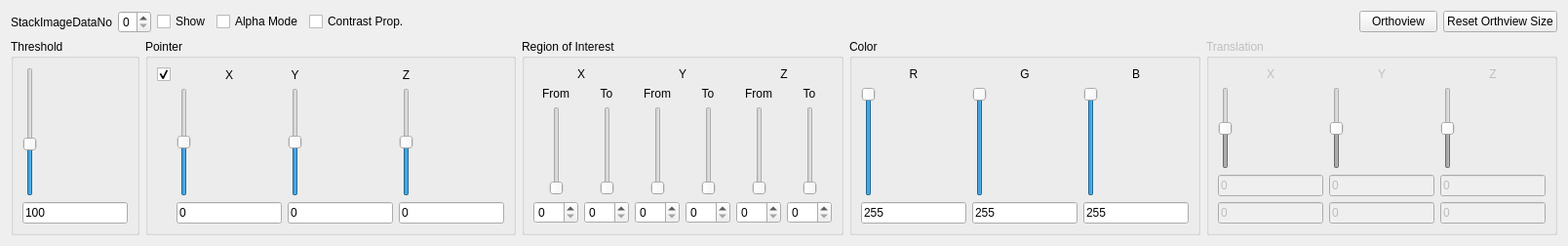
     <widget class="QWidget" name="TabViewControl">
      <attribute name="title">
       <string>View Control</string>
      </attribute>
      <layout class="QGridLayout" name="gridLayout_3">
       <item row="0" column="0">
        <layout class="QHBoxLayout" name="HorizontalLayoutViewControlUpper">
         <item>
          <layout class="QHBoxLayout" name="HorizontalLayoutViewControlUpperShow">
           <item>
            <widget class="QLabel" name="LabelViewControlDataNo">
             <property name="text">
              <string>StackImageDataNo</string>
             </property>
            </widget>
           </item>
           <item>
            <widget class="QSpinBox" name="SpinBoxViewControlDataNo">
             <property name="maximum">
              <number>9</number>
             </property>
            </widget>
           </item>
           <item>
            <widget class="QCheckBox" name="CheckBoxViewControlShow">
             <property name="text">
              <string>Show</string>
             </property>
            </widget>
           </item>
           <item>
            <widget class="QCheckBox" name="CheckBoxViewControlAlphaMode">
             <property name="text">
              <string>Alpha Mode</string>
             </property>
            </widget>
           </item>
           <item>
            <widget class="QCheckBox" name="CheckBoxViewControlLCR">
             <property name="text">
              <string>Contrast Prop.</string>
             </property>
            </widget>
           </item>
          </layout>
         </item>
         <item>
          <spacer name="HorizontalSpacerViewControlUpper">
           <property name="orientation">
            <enum>Qt::Horizontal</enum>
           </property>
           <property name="sizeHint" stdset="0">
            <size>
             <width>40</width>
             <height>20</height>
            </size>
           </property>
          </spacer>
         </item>
         <item>
          <widget class="QPushButton" name="PushButtonViewControlOrthoView">
           <property name="text">
            <string>Orthoview</string>
           </property>
          </widget>
         </item>
         <item>
          <widget class="QPushButton" name="PushButtonViewControlResetOrthoViewSize">
           <property name="text">
            <string>Reset Orthview Size</string>
           </property>
          </widget>
         </item>
        </layout>
       </item>
       <item row="1" column="0">
        <layout class="QHBoxLayout" name="HorizontalLayoutViewControlMain">
         <item>
          <widget class="QGroupBox" name="GroupBoxViewControlThreshold">
           <property name="sizePolicy">
            <sizepolicy hsizetype="MinimumExpanding" vsizetype="MinimumExpanding">
             <horstretch>0</horstretch>
             <verstretch>0</verstretch>
            </sizepolicy>
           </property>
           <property name="minimumSize">
            <size>
             <width>80</width>
             <height>150</height>
            </size>
           </property>
           <property name="title">
            <string>Threshold</string>
           </property>
           <property name="flat">
            <bool>false</bool>
           </property>
           <layout class="QGridLayout" name="gridLayout_8">
            <item row="0" column="0">
             <widget class="QSlider" name="VerticalSliderViewControlThreshold">
              <property name="sizePolicy">
               <sizepolicy hsizetype="Fixed" vsizetype="MinimumExpanding">
                <horstretch>0</horstretch>
                <verstretch>5</verstretch>
               </sizepolicy>
              </property>
              <property name="minimumSize">
               <size>
                <width>0</width>
                <height>50</height>
               </size>
              </property>
              <property name="maximum">
               <number>255</number>
              </property>
              <property name="value">
               <number>100</number>
              </property>
              <property name="orientation">
               <enum>Qt::Vertical</enum>
              </property>
             </widget>
            </item>
            <item row="1" column="0">
             <widget class="QLineEdit" name="LineEditViewControlThreshold">
              <property name="sizePolicy">
               <sizepolicy hsizetype="MinimumExpanding" vsizetype="Fixed">
                <horstretch>0</horstretch>
                <verstretch>0</verstretch>
               </sizepolicy>
              </property>
              <property name="minimumSize">
               <size>
                <width>40</width>
                <height>0</height>
               </size>
              </property>
              <property name="text">
               <string>100</string>
              </property>
             </widget>
            </item>
           </layout>
          </widget>
         </item>
         <item>
          <widget class="QGroupBox" name="GroupBoxViewControlPointer">
           <property name="minimumSize">
            <size>
             <width>190</width>
             <height>150</height>
            </size>
           </property>
           <property name="title">
            <string>Pointer</string>
           </property>
           <property name="flat">
            <bool>false</bool>
           </property>
           <layout class="QGridLayout" name="gridLayout_9">
            <item row="0" column="1">
             <widget class="QLabel" name="LabelViewControlPointerX">
              <property name="text">
               <string>X</string>
              </property>
              <property name="alignment">
               <set>Qt::AlignCenter</set>
              </property>
             </widget>
            </item>
            <item row="0" column="2">
             <widget class="QLabel" name="LabelViewControlPointerY">
              <property name="text">
               <string>Y</string>
              </property>
              <property name="alignment">
               <set>Qt::AlignCenter</set>
              </property>
             </widget>
            </item>
            <item row="0" column="3" colspan="2">
             <widget class="QLabel" name="LabelViewControlPointerZ">
              <property name="text">
               <string>Z</string>
              </property>
              <property name="alignment">
               <set>Qt::AlignCenter</set>
              </property>
             </widget>
            </item>
            <item row="1" column="1">
             <widget class="QSlider" name="VerticalSliderViewControlPointerXum">
              <property name="minimum">
               <number>-300</number>
              </property>
              <property name="maximum">
               <number>300</number>
              </property>
              <property name="pageStep">
               <number>1</number>
              </property>
              <property name="orientation">
               <enum>Qt::Vertical</enum>
              </property>
             </widget>
            </item>
            <item row="1" column="2">
             <widget class="QSlider" name="VerticalSliderViewControlPointerYum">
              <property name="minimum">
               <number>-300</number>
              </property>
              <property name="maximum">
               <number>300</number>
              </property>
              <property name="pageStep">
               <number>1</number>
              </property>
              <property name="orientation">
               <enum>Qt::Vertical</enum>
              </property>
             </widget>
            </item>
            <item row="1" column="4">
             <widget class="QSlider" name="VerticalSliderViewControlPointerZum">
              <property name="minimum">
               <number>-300</number>
              </property>
              <property name="maximum">
               <number>300</number>
              </property>
              <property name="pageStep">
               <number>1</number>
              </property>
              <property name="orientation">
               <enum>Qt::Vertical</enum>
              </property>
             </widget>
            </item>
            <item row="2" column="1">
             <widget class="QLineEdit" name="LineEditViewControlPointerXum">
              <property name="text">
               <string>0</string>
              </property>
             </widget>
            </item>
            <item row="2" column="2" colspan="2">
             <widget class="QLineEdit" name="LineEditViewControlPointerYum">
              <property name="text">
               <string>0</string>
              </property>
             </widget>
            </item>
            <item row="2" column="4">
             <widget class="QLineEdit" name="LineEditViewControlPointerZum">
              <property name="text">
               <string>0</string>
              </property>
             </widget>
            </item>
            <item row="0" column="0">
             <widget class="QCheckBox" name="CheckBoxViewControlPointer">
              <property name="text">
               <string/>
              </property>
              <property name="checked">
               <bool>true</bool>
              </property>
             </widget>
            </item>
           </layout>
          </widget>
         </item>
         <item>
          <widget class="QGroupBox" name="GroupBoxViewControlROI">
           <property name="sizePolicy">
            <sizepolicy hsizetype="MinimumExpanding" vsizetype="MinimumExpanding">
             <horstretch>0</horstretch>
             <verstretch>0</verstretch>
            </sizepolicy>
           </property>
           <property name="minimumSize">
            <size>
             <width>330</width>
             <height>150</height>
            </size>
           </property>
           <property name="title">
            <string>Region of Interest</string>
           </property>
           <property name="flat">
            <bool>false</bool>
           </property>
           <layout class="QGridLayout" name="gridLayout_10">
            <item row="0" column="0">
             <layout class="QHBoxLayout" name="HorizontalLayoutViewControlROI">
              <item>
               <layout class="QVBoxLayout" name="VerticalLayoutViewControlROIX">
                <item>
                 <widget class="QLabel" name="LabelViewControlROIX">
                  <property name="text">
                   <string>X</string>
                  </property>
                  <property name="alignment">
                   <set>Qt::AlignCenter</set>
                  </property>
                 </widget>
                </item>
                <item>
                 <layout class="QGridLayout" name="GridLayoutViewControlROIX">
                  <item row="2" column="0">
                   <widget class="QSpinBox" name="SpinBoxViewControlROIXFrom"/>
                  </item>
                  <item row="2" column="1">
                   <widget class="QSpinBox" name="SpinBoxViewControlROIXTo"/>
                  </item>
                  <item row="1" column="0">
                   <layout class="QHBoxLayout" name="HorizontalLayoutViewControlROIXFrom">
                    <item>
                     <spacer name="HorizontalSpacerViewControlROIXFrom1">
                      <property name="orientation">
                       <enum>Qt::Horizontal</enum>
                      </property>
                      <property name="sizeHint" stdset="0">
                       <size>
                        <width>0</width>
                        <height>20</height>
                       </size>
                      </property>
                     </spacer>
                    </item>
                    <item>
                     <widget class="QSlider" name="VerticalSliderViewControlROIXFrom">
                      <property name="orientation">
                       <enum>Qt::Vertical</enum>
                      </property>
                     </widget>
                    </item>
                    <item>
                     <spacer name="HorizontalSpacerViewControlROIXFrom2">
                      <property name="orientation">
                       <enum>Qt::Horizontal</enum>
                      </property>
                      <property name="sizeHint" stdset="0">
                       <size>
                        <width>0</width>
                        <height>20</height>
                       </size>
                      </property>
                     </spacer>
                    </item>
                   </layout>
                  </item>
                  <item row="1" column="1">
                   <layout class="QHBoxLayout" name="HorizontalLayoutViewControlROIXTo">
                    <item>
                     <spacer name="HorizontalSpacerViewControlROIXTo1">
                      <property name="orientation">
                       <enum>Qt::Horizontal</enum>
                      </property>
                      <property name="sizeHint" stdset="0">
                       <size>
                        <width>0</width>
                        <height>20</height>
                       </size>
                      </property>
                     </spacer>
                    </item>
                    <item>
                     <widget class="QSlider" name="VerticalSliderViewControlROIXTo">
                      <property name="orientation">
                       <enum>Qt::Vertical</enum>
                      </property>
                     </widget>
                    </item>
                    <item>
                     <spacer name="HorizontalSpacerViewControlROIXTo2">
                      <property name="orientation">
                       <enum>Qt::Horizontal</enum>
                      </property>
                      <property name="sizeHint" stdset="0">
                       <size>
                        <width>0</width>
                        <height>20</height>
                       </size>
                      </property>
                     </spacer>
                    </item>
                   </layout>
                  </item>
                  <item row="0" column="0">
                   <widget class="QLabel" name="LabelViewControlROIXFrom">
                    <property name="text">
                     <string>From</string>
                    </property>
                    <property name="alignment">
                     <set>Qt::AlignCenter</set>
                    </property>
                   </widget>
                  </item>
                  <item row="0" column="1">
                   <widget class="QLabel" name="LabelViewControlROIXTo">
                    <property name="text">
                     <string>To</string>
                    </property>
                    <property name="alignment">
                     <set>Qt::AlignCenter</set>
                    </property>
                   </widget>
                  </item>
                 </layout>
                </item>
               </layout>
              </item>
              <item>
               <layout class="QVBoxLayout" name="VerticalLayoutViewControlROIY">
                <item>
                 <widget class="QLabel" name="LabelViewControlROIY">
                  <property name="text">
                   <string>Y</string>
                  </property>
                  <property name="alignment">
                   <set>Qt::AlignCenter</set>
                  </property>
                 </widget>
                </item>
                <item>
                 <layout class="QGridLayout" name="GridLayoutViewControlROIY">
                  <item row="2" column="0">
                   <widget class="QSpinBox" name="SpinBoxViewControlROIYFrom"/>
                  </item>
                  <item row="2" column="1">
                   <widget class="QSpinBox" name="SpinBoxViewControlROIYTo"/>
                  </item>
                  <item row="1" column="0">
                   <layout class="QHBoxLayout" name="HorizontalLayoutViewControlROIYFrom">
                    <item>
                     <spacer name="HorizontalSpacerViewControlROIYFrom1">
                      <property name="orientation">
                       <enum>Qt::Horizontal</enum>
                      </property>
                      <property name="sizeHint" stdset="0">
                       <size>
                        <width>0</width>
                        <height>20</height>
                       </size>
                      </property>
                     </spacer>
                    </item>
                    <item>
                     <widget class="QSlider" name="VerticalSliderViewControlROIYFrom">
                      <property name="orientation">
                       <enum>Qt::Vertical</enum>
                      </property>
                     </widget>
                    </item>
                    <item>
                     <spacer name="HorizontalSpacerViewControlROIYFrom2">
                      <property name="orientation">
                       <enum>Qt::Horizontal</enum>
                      </property>
                      <property name="sizeHint" stdset="0">
                       <size>
                        <width>0</width>
                        <height>20</height>
                       </size>
                      </property>
                     </spacer>
                    </item>
                   </layout>
                  </item>
                  <item row="1" column="1">
                   <layout class="QHBoxLayout" name="HorizontalLayoutViewControlROIYTo">
                    <item>
                     <spacer name="HorizontalSpacerViewControlROIYTo1">
                      <property name="orientation">
                       <enum>Qt::Horizontal</enum>
                      </property>
                      <property name="sizeHint" stdset="0">
                       <size>
                        <width>0</width>
                        <height>20</height>
                       </size>
                      </property>
                     </spacer>
                    </item>
                    <item>
                     <widget class="QSlider" name="VerticalSliderViewControlROIYTo">
                      <property name="orientation">
                       <enum>Qt::Vertical</enum>
                      </property>
                     </widget>
                    </item>
                    <item>
                     <spacer name="HorizontalSpacerViewControlROIYTo2">
                      <property name="orientation">
                       <enum>Qt::Horizontal</enum>
                      </property>
                      <property name="sizeHint" stdset="0">
                       <size>
                        <width>0</width>
                        <height>20</height>
                       </size>
                      </property>
                     </spacer>
                    </item>
                   </layout>
                  </item>
                  <item row="0" column="0">
                   <widget class="QLabel" name="LabelViewControlROIYFrom">
                    <property name="text">
                     <string>From</string>
                    </property>
                    <property name="alignment">
                     <set>Qt::AlignCenter</set>
                    </property>
                   </widget>
                  </item>
                  <item row="0" column="1">
                   <widget class="QLabel" name="LabelViewControlROIYTo">
                    <property name="text">
                     <string>To</string>
                    </property>
                    <property name="alignment">
                     <set>Qt::AlignCenter</set>
                    </property>
                   </widget>
                  </item>
                 </layout>
                </item>
               </layout>
              </item>
              <item>
               <layout class="QVBoxLayout" name="VerticalLayoutViewControlROIZ">
                <item>
                 <widget class="QLabel" name="LabelViewControlROIZ">
                  <property name="text">
                   <string>Z</string>
                  </property>
                  <property name="alignment">
                   <set>Qt::AlignCenter</set>
                  </property>
                 </widget>
                </item>
                <item>
                 <layout class="QGridLayout" name="GridLayoutViewControlROIZ">
                  <item row="2" column="0">
                   <widget class="QSpinBox" name="SpinBoxViewControlROIZFrom"/>
                  </item>
                  <item row="2" column="1">
                   <widget class="QSpinBox" name="SpinBoxViewControlROIZTo"/>
                  </item>
                  <item row="1" column="0">
                   <layout class="QHBoxLayout" name="VorizontalLayoutViewControlROIZFrom">
                    <item>
                     <spacer name="HorizontalSpacerViewControlROIZFrom1">
                      <property name="orientation">
                       <enum>Qt::Horizontal</enum>
                      </property>
                      <property name="sizeHint" stdset="0">
                       <size>
                        <width>0</width>
                        <height>20</height>
                       </size>
                      </property>
                     </spacer>
                    </item>
                    <item>
                     <widget class="QSlider" name="VerticalSliderViewControlROIZFrom">
                      <property name="orientation">
                       <enum>Qt::Vertical</enum>
                      </property>
                     </widget>
                    </item>
                    <item>
                     <spacer name="HorizontalSpacerViewControlROIZFrom2">
                      <property name="orientation">
                       <enum>Qt::Horizontal</enum>
                      </property>
                      <property name="sizeHint" stdset="0">
                       <size>
                        <width>0</width>
                        <height>20</height>
                       </size>
                      </property>
                     </spacer>
                    </item>
                   </layout>
                  </item>
                  <item row="1" column="1">
                   <layout class="QHBoxLayout" name="HorizontalLayoutViewControlROIZTo">
                    <item>
                     <spacer name="HorizontalSpacerViewControlROIZTo1">
                      <property name="orientation">
                       <enum>Qt::Horizontal</enum>
                      </property>
                      <property name="sizeHint" stdset="0">
                       <size>
                        <width>0</width>
                        <height>20</height>
                       </size>
                      </property>
                     </spacer>
                    </item>
                    <item>
                     <widget class="QSlider" name="VerticalSliderViewControlROIZTo">
                      <property name="orientation">
                       <enum>Qt::Vertical</enum>
                      </property>
                     </widget>
                    </item>
                    <item>
                     <spacer name="HorizontalSpacerViewControlROIZTo2">
                      <property name="orientation">
                       <enum>Qt::Horizontal</enum>
                      </property>
                      <property name="sizeHint" stdset="0">
                       <size>
                        <width>0</width>
                        <height>20</height>
                       </size>
                      </property>
                     </spacer>
                    </item>
                   </layout>
                  </item>
                  <item row="0" column="0">
                   <widget class="QLabel" name="LabelViewControlROIZFrom">
                    <property name="text">
                     <string>From</string>
                    </property>
                    <property name="alignment">
                     <set>Qt::AlignCenter</set>
                    </property>
                   </widget>
                  </item>
                  <item row="0" column="1">
                   <widget class="QLabel" name="LabelViewControlROIZTo">
                    <property name="text">
                     <string>To</string>
                    </property>
                    <property name="alignment">
                     <set>Qt::AlignCenter</set>
                    </property>
                   </widget>
                  </item>
                 </layout>
                </item>
               </layout>
              </item>
             </layout>
            </item>
           </layout>
          </widget>
         </item>
         <item>
          <widget class="QGroupBox" name="GroupBoxViewControlColor">
           <property name="enabled">
            <bool>true</bool>
           </property>
           <property name="minimumSize">
            <size>
             <width>30</width>
             <height>150</height>
            </size>
           </property>
           <property name="title">
            <string>Color</string>
           </property>
           <property name="flat">
            <bool>false</bool>
           </property>
           <layout class="QGridLayout" name="gridLayout_2">
            <item row="0" column="0">
             <widget class="QLabel" name="LabelViewControlColorR">
              <property name="text">
               <string>R</string>
              </property>
              <property name="alignment">
               <set>Qt::AlignCenter</set>
              </property>
             </widget>
            </item>
            <item row="0" column="1">
             <widget class="QLabel" name="LabelViewControlColorG">
              <property name="text">
               <string>G</string>
              </property>
              <property name="alignment">
               <set>Qt::AlignCenter</set>
              </property>
             </widget>
            </item>
            <item row="0" column="2">
             <widget class="QLabel" name="LabelViewControlColorB">
              <property name="text">
               <string>B</string>
              </property>
              <property name="alignment">
               <set>Qt::AlignCenter</set>
              </property>
             </widget>
            </item>
            <item row="1" column="0">
             <widget class="QSlider" name="VerticalSliderViewControlColorR">
              <property name="minimum">
               <number>0</number>
              </property>
              <property name="maximum">
               <number>255</number>
              </property>
              <property name="value">
               <number>255</number>
              </property>
              <property name="orientation">
               <enum>Qt::Vertical</enum>
              </property>
             </widget>
            </item>
            <item row="1" column="1">
             <widget class="QSlider" name="VerticalSliderViewControlColorG">
              <property name="minimum">
               <number>0</number>
              </property>
              <property name="maximum">
               <number>255</number>
              </property>
              <property name="value">
               <number>255</number>
              </property>
              <property name="orientation">
               <enum>Qt::Vertical</enum>
              </property>
             </widget>
            </item>
            <item row="1" column="2">
             <widget class="QSlider" name="VerticalSliderViewControlColorB">
              <property name="minimum">
               <number>0</number>
              </property>
              <property name="maximum">
               <number>255</number>
              </property>
              <property name="value">
               <number>255</number>
              </property>
              <property name="orientation">
               <enum>Qt::Vertical</enum>
              </property>
             </widget>
            </item>
            <item row="2" column="0">
             <widget class="QLineEdit" name="LineEditViewControlColorR">
              <property name="text">
               <string>255</string>
              </property>
              <property name="maxLength">
               <number>3</number>
              </property>
             </widget>
            </item>
            <item row="2" column="1">
             <widget class="QLineEdit" name="LineEditViewControlColorG">
              <property name="text">
               <string>255</string>
              </property>
              <property name="maxLength">
               <number>3</number>
              </property>
             </widget>
            </item>
            <item row="2" column="2">
             <widget class="QLineEdit" name="LineEditViewControlColorB">
              <property name="text">
               <string>255</string>
              </property>
              <property name="maxLength">
               <number>3</number>
              </property>
             </widget>
            </item>
           </layout>
          </widget>
         </item>
         <item>
          <widget class="QGroupBox" name="GroupBoxViewControlTranslation">
           <property name="enabled">
            <bool>false</bool>
           </property>
           <property name="minimumSize">
            <size>
             <width>30</width>
             <height>150</height>
            </size>
           </property>
           <property name="title">
            <string>Translation</string>
           </property>
           <property name="flat">
            <bool>false</bool>
           </property>
           <layout class="QGridLayout" name="gridLayout">
            <item row="0" column="0">
             <widget class="QLabel" name="LabelViewControlTranslationX">
              <property name="text">
               <string>X</string>
              </property>
              <property name="alignment">
               <set>Qt::AlignCenter</set>
              </property>
             </widget>
            </item>
            <item row="0" column="1">
             <widget class="QLabel" name="LabelViewControlTranslationY">
              <property name="text">
               <string>Y</string>
              </property>
              <property name="alignment">
               <set>Qt::AlignCenter</set>
              </property>
             </widget>
            </item>
            <item row="0" column="2">
             <widget class="QLabel" name="LabelViewControlTranslationZ">
              <property name="text">
               <string>Z</string>
              </property>
              <property name="alignment">
               <set>Qt::AlignCenter</set>
              </property>
             </widget>
            </item>
            <item row="1" column="0">
             <widget class="QSlider" name="VerticalSliderViewControlTranslationX">
              <property name="minimum">
               <number>-300</number>
              </property>
              <property name="maximum">
               <number>300</number>
              </property>
              <property name="orientation">
               <enum>Qt::Vertical</enum>
              </property>
             </widget>
            </item>
            <item row="1" column="1">
             <widget class="QSlider" name="VerticalSliderViewControlTranslationY">
              <property name="minimum">
               <number>-300</number>
              </property>
              <property name="maximum">
               <number>300</number>
              </property>
              <property name="orientation">
               <enum>Qt::Vertical</enum>
              </property>
             </widget>
            </item>
            <item row="1" column="2">
             <widget class="QSlider" name="VerticalSliderViewControlTranslationZ">
              <property name="minimum">
               <number>-300</number>
              </property>
              <property name="maximum">
               <number>300</number>
              </property>
              <property name="orientation">
               <enum>Qt::Vertical</enum>
              </property>
             </widget>
            </item>
            <item row="2" column="1">
             <widget class="QLineEdit" name="LineEditViewControlTranslationY">
              <property name="text">
               <string>0</string>
              </property>
             </widget>
            </item>
            <item row="2" column="2">
             <widget class="QLineEdit" name="LineEditViewControlTranslationZ">
              <property name="text">
               <string>0</string>
              </property>
             </widget>
            </item>
            <item row="3" column="0">
             <widget class="QLineEdit" name="LineEditViewControlTranslationXum">
              <property name="text">
               <string>0</string>
              </property>
             </widget>
            </item>
            <item row="3" column="1">
             <widget class="QLineEdit" name="LineEditViewControlTranslationYum">
              <property name="text">
               <string>0</string>
              </property>
             </widget>
            </item>
            <item row="3" column="2">
             <widget class="QLineEdit" name="LineEditViewControlTranslationZum">
              <property name="text">
               <string>0</string>
              </property>
             </widget>
            </item>
            <item row="2" column="0">
             <widget class="QLineEdit" name="LineEditViewControlTranslationX">
              <property name="text">
               <string>0</string>
              </property>
             </widget>
            </item>
           </layout>
          </widget>
         </item>
        </layout>
       </item>
      </layout>
     </widget>
